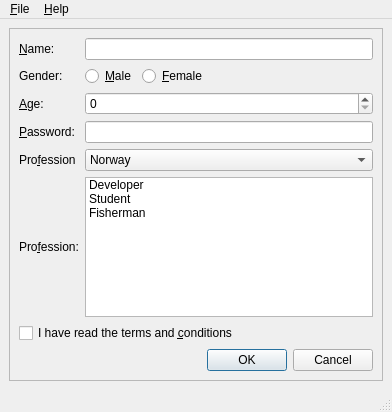
<ui version="4.0" >
 <class>MainWindow</class>
 <widget class="QMainWindow" name="MainWindow" >
  <property name="geometry" >
   <rect>
    <x>0</x>
    <y>0</y>
    <width>392</width>
    <height>412</height>
   </rect>
  </property>
  <property name="windowTitle" >
   <string>MainWindow</string>
  </property>
  <widget class="QWidget" name="centralwidget" >
   <layout class="QHBoxLayout" >
    <property name="margin" >
     <number>9</number>
    </property>
    <property name="spacing" >
     <number>6</number>
    </property>
    <item>
     <widget class="QFrame" name="mainFrame" >
      <property name="frameShape" >
       <enum>QFrame::StyledPanel</enum>
      </property>
      <property name="frameShadow" >
       <enum>QFrame::Raised</enum>
      </property>
      <layout class="QGridLayout" >
       <property name="margin" >
        <number>9</number>
       </property>
       <property name="spacing" >
        <number>6</number>
       </property>
       <item row="4" column="0" >
        <widget class="QLabel" name="countryLabel" >
         <property name="text" >
          <string>Pro&amp;fession</string>
         </property>
         <property name="buddy" >
          <cstring>professionList</cstring>
         </property>
        </widget>
       </item>
       <item row="4" column="1" colspan="3" >
        <widget class="QComboBox" name="countryCombo" >
         <property name="toolTip" >
          <string>Specify country of origin</string>
         </property>
         <property name="statusTip" >
          <string>Specify country of origin</string>
         </property>
         <property name="currentIndex" >
          <number>6</number>
         </property>
         <item>
          <property name="text" >
           <string>Egypt</string>
          </property>
         </item>
         <item>
          <property name="text" >
           <string>France</string>
          </property>
         </item>
         <item>
          <property name="text" >
           <string>Germany</string>
          </property>
         </item>
         <item>
          <property name="text" >
           <string>India</string>
          </property>
         </item>
         <item>
          <property name="text" >
           <string>Italy</string>
          </property>
         </item>
         <item>
          <property name="text" >
           <string>Korea</string>
          </property>
         </item>
         <item>
          <property name="text" >
           <string>Norway</string>
          </property>
         </item>
        </widget>
       </item>
       <item row="5" column="0" >
        <widget class="QLabel" name="label" >
         <property name="text" >
          <string>Pro&amp;fession:</string>
         </property>
         <property name="buddy" >
          <cstring>professionList</cstring>
         </property>
        </widget>
       </item>
       <item row="5" column="1" colspan="3" >
        <widget class="QListWidget" name="professionList" >
         <property name="statusTip" >
          <string>Specify your name here</string>
         </property>
         <property name="whatsThis" >
          <string>Specify your name here</string>
         </property>
         <item>
          <property name="text" >
           <string>Developer</string>
          </property>
         </item>
         <item>
          <property name="text" >
           <string>Student</string>
          </property>
         </item>
         <item>
          <property name="text" >
           <string>Fisherman</string>
          </property>
         </item>
        </widget>
       </item>
       <item row="3" column="1" colspan="3" >
        <widget class="QLineEdit" name="passwordEdit" >
         <property name="toolTip" >
          <string>Specify your password</string>
         </property>
         <property name="statusTip" >
          <string>Specify your password</string>
         </property>
         <property name="echoMode" >
          <enum>QLineEdit::Password</enum>
         </property>
        </widget>
       </item>
       <item row="0" column="1" colspan="3" >
        <widget class="QLineEdit" name="nameEdit" >
         <property name="toolTip" >
          <string>Specify your name</string>
         </property>
         <property name="statusTip" >
          <string>Specify your name</string>
         </property>
        </widget>
       </item>
       <item row="6" column="0" colspan="4" >
        <widget class="QCheckBox" name="agreeCheckBox" >
         <property name="text" >
          <string>I have read the terms and &amp;conditions</string>
         </property>
        </widget>
       </item>
       <item row="7" column="2" colspan="2" >
        <widget class="QDialogButtonBox" name="buttonBox" >
         <property name="orientation" >
          <enum>Qt::Horizontal</enum>
         </property>
         <property name="standardButtons" >
          <set>QDialogButtonBox::Cancel|QDialogButtonBox::NoButton|QDialogButtonBox::Ok</set>
         </property>
        </widget>
       </item>
       <item row="2" column="1" colspan="3" >
        <widget class="QSpinBox" name="ageSpinBox" >
         <property name="toolTip" >
          <string>Specify your age</string>
         </property>
         <property name="statusTip" >
          <string>Specify your age</string>
         </property>
        </widget>
       </item>
       <item row="3" column="0" >
        <widget class="QLabel" name="passwordLabel" >
         <property name="text" >
          <string>&amp;Password:</string>
         </property>
         <property name="buddy" >
          <cstring>passwordEdit</cstring>
         </property>
        </widget>
       </item>
       <item row="0" column="0" >
        <widget class="QLabel" name="nameLabel" >
         <property name="text" >
          <string>&amp;Name:</string>
         </property>
         <property name="buddy" >
          <cstring>nameEdit</cstring>
         </property>
        </widget>
       </item>
       <item row="1" column="1" >
        <widget class="QRadioButton" name="maleRadioButton" >
         <property name="text" >
          <string>&amp;Male</string>
         </property>
        </widget>
       </item>
       <item row="2" column="0" >
        <widget class="QLabel" name="ageLabel" >
         <property name="text" >
          <string>&amp;Age:</string>
         </property>
         <property name="buddy" >
          <cstring>ageSpinBox</cstring>
         </property>
        </widget>
       </item>
       <item row="1" column="0" >
        <widget class="QLabel" name="genderLabel" >
         <property name="text" >
          <string>Gender:</string>
         </property>
        </widget>
       </item>
       <item row="1" column="2" >
        <widget class="QRadioButton" name="femaleRadioButton" >
         <property name="text" >
          <string>&amp;Female</string>
         </property>
        </widget>
       </item>
       <item row="1" column="3" >
        <spacer>
         <property name="orientation" >
          <enum>Qt::Horizontal</enum>
         </property>
         <property name="sizeHint" >
          <size>
           <width>40</width>
           <height>20</height>
          </size>
         </property>
        </spacer>
       </item>
      </layout>
     </widget>
    </item>
   </layout>
  </widget>
  <widget class="QMenuBar" name="menubar" >
   <property name="geometry" >
    <rect>
     <x>0</x>
     <y>0</y>
     <width>392</width>
     <height>21</height>
    </rect>
   </property>
   <widget class="QMenu" name="menu_File" >
    <property name="title" >
     <string>&amp;File</string>
    </property>
    <addaction name="editStyleAction" />
    <addaction name="separator" />
    <addaction name="exitAction" />
   </widget>
   <widget class="QMenu" name="menu_Help" >
    <property name="title" >
     <string>&amp;Help</string>
    </property>
    <addaction name="aboutAction" />
    <addaction name="separator" />
    <addaction name="aboutQtAction" />
   </widget>
   <addaction name="menu_File" />
   <addaction name="menu_Help" />
  </widget>
  <widget class="QStatusBar" name="statusbar" />
  <action name="exitAction" >
   <property name="text" >
    <string>&amp;Exit</string>
   </property>
  </action>
  <action name="aboutQtAction" >
   <property name="text" >
    <string>About Qt</string>
   </property>
  </action>
  <action name="editStyleAction" >
   <property name="text" >
    <string>Edit &amp;Style</string>
   </property>
  </action>
  <action name="aboutAction" >
   <property name="text" >
    <string>About</string>
   </property>
  </action>
 </widget>
 <resources/>
 <connections/>
</ui>
